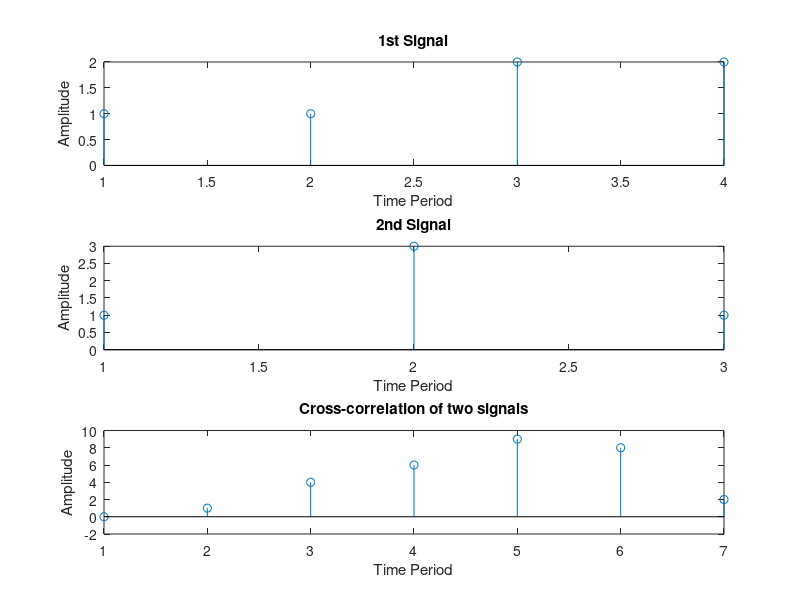

Reproduce this figure in MATLAB.
% Cross-correlation of two Discrete Signals
clc
clear all
a = [1 1 2 2];

subplot(3,1,1);
stem(a);
title('1st Signal');
xlabel('Time Period');
ylabel('Amplitude');

b = [1 3 1];

subplot(3,1,2);
stem(b);
title('2nd Signal');
xlabel('Time Period');
ylabel('Amplitude');

y = xcorr(a,b); % Cross-correlation

subplot(3,1,3);
stem(y);
title('Cross-correlation of two signals');
xlabel('Time Period');
ylabel('Amplitude');
